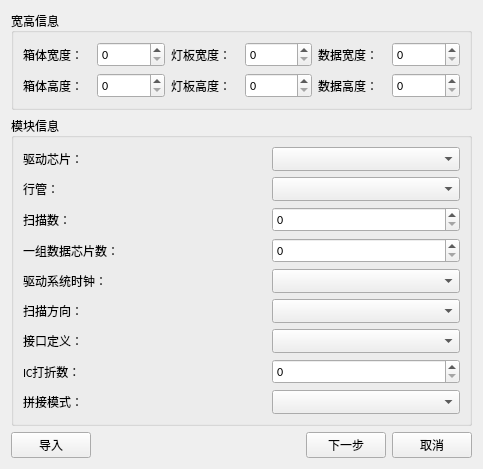
<?xml version="1.0" encoding="UTF-8"?>
<ui version="4.0">
 <class>SmartSetting</class>
 <widget class="QWidget" name="SmartSetting">
  <property name="geometry">
   <rect>
    <x>0</x>
    <y>0</y>
    <width>483</width>
    <height>463</height>
   </rect>
  </property>
  <property name="font">
   <font>
    <family>Calibri</family>
   </font>
  </property>
  <property name="windowTitle">
   <string>智能设置</string>
  </property>
  <layout class="QVBoxLayout" name="verticalLayout_3">
   <item>
    <widget class="QGroupBox" name="groupBox">
     <property name="font">
      <font>
       <family>Calibri</family>
      </font>
     </property>
     <property name="title">
      <string>宽高信息</string>
     </property>
     <layout class="QHBoxLayout" name="horizontalLayout_5">
      <item>
       <layout class="QVBoxLayout" name="verticalLayout">
        <item>
         <layout class="QHBoxLayout" name="horizontalLayout">
          <item>
           <widget class="QLabel" name="label">
            <property name="text">
             <string>箱体宽度：</string>
            </property>
           </widget>
          </item>
          <item>
           <widget class="QSpinBox" name="LEDBoxWspinBox">
            <property name="maximum">
             <number>9999</number>
            </property>
           </widget>
          </item>
         </layout>
        </item>
        <item>
         <layout class="QHBoxLayout" name="horizontalLayout_2">
          <item>
           <widget class="QLabel" name="label_2">
            <property name="text">
             <string>箱体高度：</string>
            </property>
           </widget>
          </item>
          <item>
           <widget class="QSpinBox" name="LEDBoxHspinBox">
            <property name="maximum">
             <number>9999</number>
            </property>
           </widget>
          </item>
         </layout>
        </item>
       </layout>
      </item>
      <item>
       <layout class="QVBoxLayout" name="verticalLayout_5">
        <item>
         <layout class="QHBoxLayout" name="horizontalLayout_4">
          <item>
           <widget class="QLabel" name="label_4">
            <property name="text">
             <string>灯板宽度：</string>
            </property>
           </widget>
          </item>
          <item>
           <widget class="QSpinBox" name="LightWspinBox">
            <property name="maximum">
             <number>9999</number>
            </property>
           </widget>
          </item>
         </layout>
        </item>
        <item>
         <layout class="QHBoxLayout" name="horizontalLayout_3">
          <item>
           <widget class="QLabel" name="label_3">
            <property name="text">
             <string>灯板高度：</string>
            </property>
           </widget>
          </item>
          <item>
           <widget class="QSpinBox" name="LightHspinBox">
            <property name="maximum">
             <number>9999</number>
            </property>
           </widget>
          </item>
         </layout>
        </item>
       </layout>
      </item>
      <item>
       <layout class="QVBoxLayout" name="verticalLayout_6">
        <item>
         <layout class="QHBoxLayout" name="horizontalLayout_11">
          <item>
           <widget class="QLabel" name="label_11">
            <property name="text">
             <string>数据宽度：</string>
            </property>
           </widget>
          </item>
          <item>
           <widget class="QSpinBox" name="DataWspinBox">
            <property name="maximum">
             <number>9999</number>
            </property>
           </widget>
          </item>
         </layout>
        </item>
        <item>
         <layout class="QHBoxLayout" name="horizontalLayout_15">
          <item>
           <widget class="QLabel" name="label_12">
            <property name="text">
             <string>数据高度：</string>
            </property>
           </widget>
          </item>
          <item>
           <widget class="QSpinBox" name="DataHspinBox">
            <property name="maximum">
             <number>9999</number>
            </property>
           </widget>
          </item>
         </layout>
        </item>
       </layout>
      </item>
     </layout>
    </widget>
   </item>
   <item>
    <widget class="QGroupBox" name="groupBox_2">
     <property name="title">
      <string>模块信息</string>
     </property>
     <layout class="QVBoxLayout" name="verticalLayout_2">
      <item>
       <layout class="QHBoxLayout" name="horizontalLayout_6">
        <property name="spacing">
         <number>60</number>
        </property>
        <item>
         <widget class="QLabel" name="label_5">
          <property name="minimumSize">
           <size>
            <width>120</width>
            <height>0</height>
           </size>
          </property>
          <property name="text">
           <string>驱动芯片：           </string>
          </property>
         </widget>
        </item>
        <item>
         <widget class="QComboBox" name="ICcomboBox">
          <property name="minimumSize">
           <size>
            <width>100</width>
            <height>0</height>
           </size>
          </property>
          <property name="maxVisibleItems">
           <number>20</number>
          </property>
         </widget>
        </item>
       </layout>
      </item>
      <item>
       <layout class="QHBoxLayout" name="horizontalLayout_7">
        <property name="spacing">
         <number>60</number>
        </property>
        <item>
         <widget class="QLabel" name="label_6">
          <property name="minimumSize">
           <size>
            <width>120</width>
            <height>0</height>
           </size>
          </property>
          <property name="text">
           <string>行管：                  </string>
          </property>
         </widget>
        </item>
        <item>
         <widget class="QComboBox" name="MOScomboBox">
          <property name="minimumSize">
           <size>
            <width>100</width>
            <height>0</height>
           </size>
          </property>
          <property name="maxVisibleItems">
           <number>20</number>
          </property>
         </widget>
        </item>
       </layout>
      </item>
      <item>
       <layout class="QHBoxLayout" name="horizontalLayout_10">
        <property name="spacing">
         <number>60</number>
        </property>
        <item>
         <widget class="QLabel" name="label_9">
          <property name="minimumSize">
           <size>
            <width>120</width>
            <height>0</height>
           </size>
          </property>
          <property name="text">
           <string>扫描数：        </string>
          </property>
         </widget>
        </item>
        <item>
         <widget class="QSpinBox" name="ScanspinBox">
          <property name="minimumSize">
           <size>
            <width>100</width>
            <height>0</height>
           </size>
          </property>
         </widget>
        </item>
       </layout>
      </item>
      <item>
       <layout class="QHBoxLayout" name="horizontalLayout_12">
        <property name="spacing">
         <number>60</number>
        </property>
        <item>
         <widget class="QLabel" name="label_10">
          <property name="minimumSize">
           <size>
            <width>120</width>
            <height>0</height>
           </size>
          </property>
          <property name="text">
           <string>一组数据芯片数：</string>
          </property>
         </widget>
        </item>
        <item>
         <widget class="QSpinBox" name="OneDataspinBox">
          <property name="minimumSize">
           <size>
            <width>100</width>
            <height>0</height>
           </size>
          </property>
         </widget>
        </item>
       </layout>
      </item>
      <item>
       <layout class="QHBoxLayout" name="horizontalLayout_8">
        <property name="spacing">
         <number>60</number>
        </property>
        <item>
         <widget class="QLabel" name="label_7">
          <property name="minimumSize">
           <size>
            <width>120</width>
            <height>0</height>
           </size>
          </property>
          <property name="text">
           <string>驱动系统时钟：          </string>
          </property>
         </widget>
        </item>
        <item>
         <widget class="QComboBox" name="CLKcomboBox">
          <property name="minimumSize">
           <size>
            <width>100</width>
            <height>0</height>
           </size>
          </property>
          <property name="maxVisibleItems">
           <number>20</number>
          </property>
         </widget>
        </item>
       </layout>
      </item>
      <item>
       <layout class="QHBoxLayout" name="horizontalLayout_14">
        <property name="spacing">
         <number>60</number>
        </property>
        <item>
         <widget class="QLabel" name="label_8">
          <property name="minimumSize">
           <size>
            <width>120</width>
            <height>0</height>
           </size>
          </property>
          <property name="text">
           <string>扫描方向：   </string>
          </property>
         </widget>
        </item>
        <item>
         <widget class="QComboBox" name="ScancomboBox">
          <property name="minimumSize">
           <size>
            <width>100</width>
            <height>0</height>
           </size>
          </property>
          <property name="maxVisibleItems">
           <number>20</number>
          </property>
         </widget>
        </item>
       </layout>
      </item>
      <item>
       <layout class="QHBoxLayout" name="horizontalLayout_21">
        <property name="spacing">
         <number>60</number>
        </property>
        <item>
         <widget class="QLabel" name="label_17">
          <property name="minimumSize">
           <size>
            <width>120</width>
            <height>0</height>
           </size>
          </property>
          <property name="text">
           <string>接口定义：   </string>
          </property>
         </widget>
        </item>
        <item>
         <widget class="QComboBox" name="HubcomboBox">
          <property name="minimumSize">
           <size>
            <width>100</width>
            <height>0</height>
           </size>
          </property>
          <property name="maxVisibleItems">
           <number>20</number>
          </property>
         </widget>
        </item>
       </layout>
      </item>
      <item>
       <layout class="QHBoxLayout" name="horizontalLayout_22">
        <property name="spacing">
         <number>60</number>
        </property>
        <item>
         <widget class="QLabel" name="label_18">
          <property name="minimumSize">
           <size>
            <width>120</width>
            <height>0</height>
           </size>
          </property>
          <property name="text">
           <string>IC打折数：   </string>
          </property>
         </widget>
        </item>
        <item>
         <widget class="QSpinBox" name="ICTurnsspinBox">
          <property name="minimumSize">
           <size>
            <width>100</width>
            <height>0</height>
           </size>
          </property>
         </widget>
        </item>
       </layout>
      </item>
      <item>
       <layout class="QHBoxLayout" name="horizontalLayout_23">
        <property name="spacing">
         <number>60</number>
        </property>
        <item>
         <widget class="QLabel" name="label_19">
          <property name="minimumSize">
           <size>
            <width>120</width>
            <height>0</height>
           </size>
          </property>
          <property name="text">
           <string>拼接模式：   </string>
          </property>
         </widget>
        </item>
        <item>
         <widget class="QComboBox" name="SplicingModecomboBox">
          <property name="minimumSize">
           <size>
            <width>100</width>
            <height>0</height>
           </size>
          </property>
          <property name="maxVisibleItems">
           <number>20</number>
          </property>
         </widget>
        </item>
       </layout>
      </item>
     </layout>
    </widget>
   </item>
   <item>
    <layout class="QHBoxLayout" name="horizontalLayout_9">
     <item>
      <widget class="QPushButton" name="ImportpushButton">
       <property name="text">
        <string>导入</string>
       </property>
      </widget>
     </item>
     <item>
      <spacer name="horizontalSpacer">
       <property name="orientation">
        <enum>Qt::Horizontal</enum>
       </property>
       <property name="sizeHint" stdset="0">
        <size>
         <width>40</width>
         <height>20</height>
        </size>
       </property>
      </spacer>
     </item>
     <item>
      <layout class="QHBoxLayout" name="horizontalLayout_13">
       <item>
        <widget class="QPushButton" name="NextpushButton">
         <property name="text">
          <string>下一步</string>
         </property>
        </widget>
       </item>
       <item>
        <widget class="QPushButton" name="pushButton">
         <property name="text">
          <string>取消</string>
         </property>
        </widget>
       </item>
      </layout>
     </item>
    </layout>
   </item>
  </layout>
 </widget>
 <resources/>
 <connections/>
</ui>
